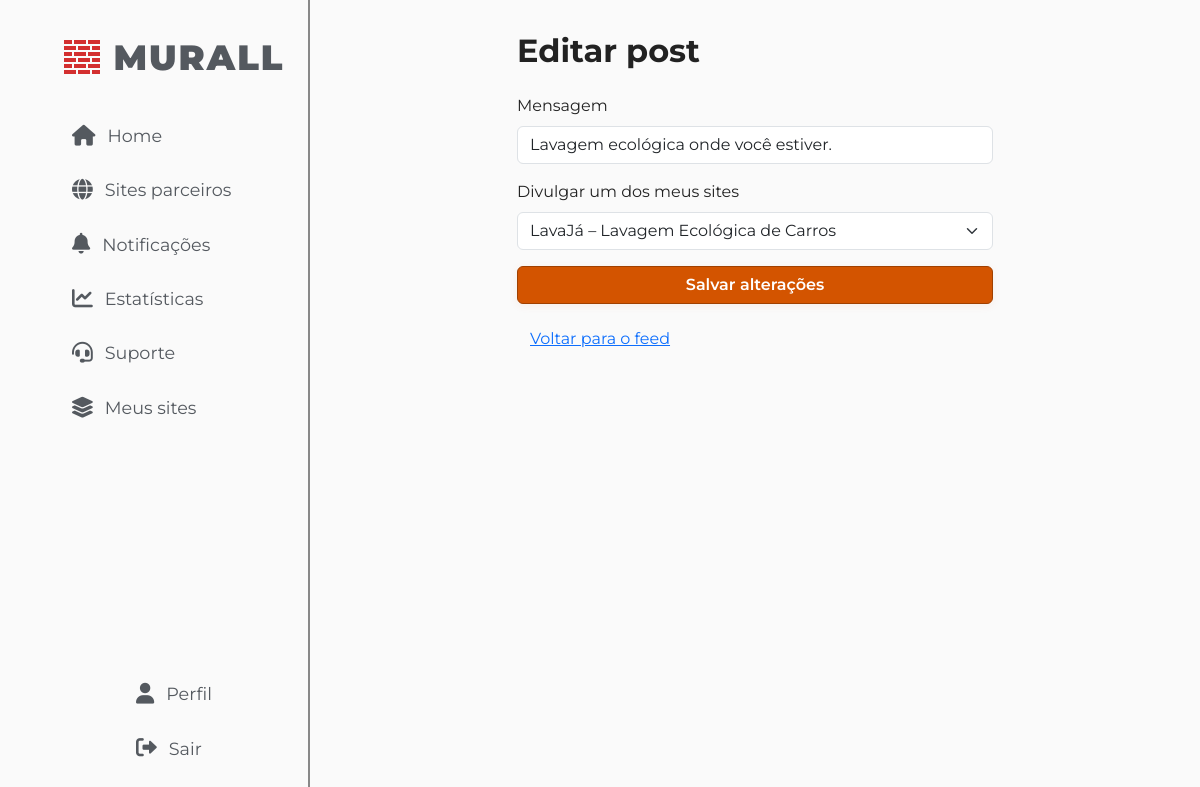
The page /estatisticas/post/editar/6/ (signed in) on the database its author committed.
### estatisticas/models.py (models this page shows, shortened)
class Post(models.Model):
    autor = models.ForeignKey(User, on_delete=models.CASCADE, related_name='posts')
    conteudo = models.TextField(max_length=280, blank=True)
    imagem = models.ImageField(upload_to='posts/', blank=True, null=True)
    data_criacao = models.DateTimeField(auto_now_add=True)
    site_divulgado = models.ForeignKey('sites.SiteParceiro', null=True, blank=True, on_delete=models.SET_NULL, related_name='posts_divulgacao')
    class Meta:
        ordering = ['-data_criacao']

### sites/models.py (models this page shows, shortened)
class SiteParceiro(models.Model):
    usuario = models.ForeignKey(User, on_delete=models.CASCADE, related_name='sites')
    nome = models.CharField(max_length=100)
    url = models.URLField()
    descricao = models.TextField(blank=True)
    resumo = models.TextField('Resumo de apresentação', help_text='Conte para a comunidade o que é o seu site, diferenciais, etc.')
    imagem = models.ImageField(upload_to='sites/', blank=True, null=True)
    status = models.CharField(max_length=10, choices=STATUS_CHOICES, default='pendente')
    data_criacao = models.DateTimeField(auto_now_add=True)
    data_atualizacao = models.DateTimeField(auto_now=True)

### estatisticas/views.py (the view, shortened to what this page needs)
# urls.py: path('post/editar/<int:pk>/', views.edit_post, name='edit_post'),
@login_required
def edit_post(request, pk):
    post = get_object_or_404(Post, pk=pk, autor=request.user)
    meus_sites = SiteParceiro.objects.filter(usuario=request.user, status='ativo')
    return render(request, 'estatisticas/edit_post.html', {'post': post, 'meus_sites': meus_sites})

### templates/estatisticas/edit_post.html (shortened to what this page needs)
{% extends 'base_sidebar.html' %}
{% load static %}
{% block content %}
<div class="container" style="max-width: 500px;">
    <h2 class="fw-bold mb-4">Editar post</h2>
    <form method="post" class="mb-3" autocomplete="off">
        <div class="mb-3">
            <label for="conteudo" class="form-label">Mensagem</label>
            <input type="text" name="conteudo" id="conteudo" class="form-control" maxlength="280" value="{{ post.conteudo }}">
        </div>
        <div class="mb-3">
            <label for="site_divulgado" class="form-label">Divulgar um dos meus sites</label>
            <select name="site_divulgado" id="site_divulgado" class="form-select">
                {% for site in meus_sites %}
                    <option value="{{ site.pk }}" {% if post.site_divulgado and post.site_divulgado.pk == site.pk %}selected{% endif %}>{{ site.nome }}</option>
                {% endfor %}
            </select>
        </div>
        <button type="submit" class="btn btn-primary w-100">Salvar alterações</button>
    </form>
    <a href="{% url 'dashboard' %}" class="btn btn-link">Voltar para o feed</a>
</div>
{% endblock %}

### rows shown on the page
Post: conteudo "Lavagem ecológica onde você estiver.", site_divulgado "LavaJá – Lavagem Ecológica de Carros"
